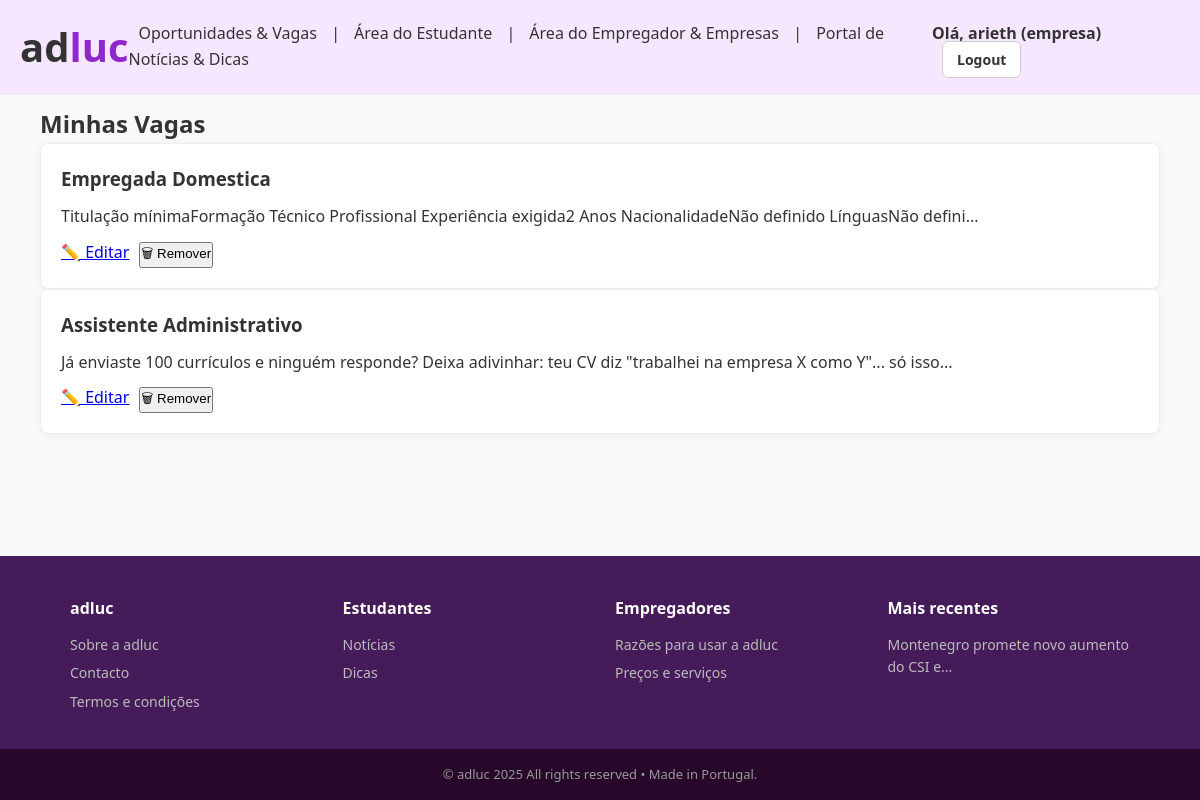
Screenshot of /minhas_vagas (signed in) with the database file from the repository.
### modelos/modelos.py (models this page shows)
class Vaga(db.Model):
    __tablename__ = "vagas"
    id = db.Column(db.Integer, primary_key=True)
    titulo = db.Column(db.String(200), nullable=False)
    categoria = db.Column(db.String(200), nullable=True)
    descricao = db.Column(db.Text, nullable=False)
    cidade = db.Column(db.String(100), nullable=True)
    horario = db.Column(db.String(50), nullable=True)
    tipo = db.Column(db.String(50), nullable=True)
    externa = db.Column(db.Boolean, default=False, nullable=False)
    link_externo = db.Column(db.String(500), nullable=True)
    imagem_externa = db.Column(db.String(500), nullable=True)   # ✅ novo campo
    empresa_id = db.Column(db.Integer, db.ForeignKey("utilizadores.id"), nullable=True)
    empresa = db.relationship("Utilizador", backref="vagas", lazy=True)
    candidaturas = db.relationship("Candidatura", backref="vaga", cascade="all, delete-orphan")
    favoritos = db.relationship("Favorito", backref="vaga", cascade="all, delete-orphan")

class Publicacao(db.Model):
    __tablename__ = "publicacoes"
    id = db.Column(db.Integer, primary_key=True)
    titulo = db.Column(db.String(200), nullable=False)
    autor_id = db.Column(db.Integer, db.ForeignKey("utilizadores.id"), nullable=False)
    autor = db.relationship("Utilizador", backref="publicacoes", lazy=True)
    data_hora = db.Column(db.DateTime, default=datetime.utcnow)
    foto = db.Column(db.String(200), nullable=True)
    conteudo = db.Column(db.Text, nullable=False)
    tipo = db.Column(db.String(20), default="noticia")  # noticia ou dica

### app.py (the view)
@app.route("/minhas_vagas", endpoint="minhas_vagas")
def minhas_vagas():
    if session.get("tipo")!="empresa": return redirect(url_for("login"))
    vagas=Vaga.query.filter_by(empresa_id=session["utilizador_id"]).order_by(Vaga.id.desc()).all()
    return render_template("minhas_vagas.html", vagas=vagas)

### app.py (called while the page is built)
@app.context_processor
def inject_publicacoes_recentes():
    from modelos.modelos import Publicacao
    recentes = Publicacao.query.order_by(Publicacao.data_hora.desc()).limit(3).all()
    return dict(publicacoes_recentes=recentes)

### templates/minhas_vagas.html
{% extends "base.html" %}
{% block conteudo %}
<h2>Minhas Vagas</h2>
<section class="vagas-lista">
  {% for vaga in vagas %}
    <div class="card vaga-card card-link-wrapper">
      <a href="{{ url_for('editar_vaga', vaga_id=vaga.id) }}" class="card-link">
        <h3>{{ vaga.titulo }}</h3>
        <p>{{ vaga.descricao[:120] }}...</p>
      </a>
      <div class="card-actions">
        <a href="{{ url_for('editar_vaga', vaga_id=vaga.id) }}" class="btn btn-primario">✏️ Editar</a>
        <form method="POST" action="{{ url_for('remover_vaga', vaga_id=vaga.id) }}" onsubmit="return confirmarRemocao('Remover esta vaga?')">
          <button type="submit" class="btn btn-perigo">🗑 Remover</button>
        </form>
      </div>
    </div>
  {% else %}
    <p>Sem vagas.</p>
  {% endfor %}
</section>
{% endblock %}

### templates/base.html (shortened to what this page needs)
<!DOCTYPE html>
<html lang="pt">
<head>
  <link rel="stylesheet" href="{{ url_for('static', filename='css/style.css') }}">
</head>
<body class="light">
<header class="site-header">
  <div class="logo">
      <a href="{{ url_for('pagina_inicial') }}" style="text-decoration: none; color:inherit;">
        <span class="logo-ad">ad</span><span class="logo-luc">luc</span>
      </a>
  </div>
<nav class="nav-links" id="nav-menu">
    <a href="{{ url_for('pagina_vagas') }}">Oportunidades & Vagas</a>
    <span> | </span>
    <a href="{{ url_for('pagina_estudante') if session.get('tipo') == 'estudante' else '#' }}">Área do Estudante</a>
    <span> | </span>
    <a href="{{ url_for('pagina_empresa') if session.get('tipo') == 'empresa' else '#' }}">Área do Empregador & Empresas</a>
     <span> | </span>
    <a href="{{ url_for('pagina_conteudos') }}">Portal de Notícias & Dicas</a>
</nav>
  <div class="nav-buttons">
    {% if session.get('utilizador_id') %}
      <span class="user-info">Olá, {{ session.get('nome') }} ({{ session.get('tipo') }})</span>
      <a href="{{ url_for('logout') }}" class="btn btn-outline">Logout</a>
    {% else %}
      <a href="{{ url_for('login') }}" class="btn btn-outline">Iniciar sessão</a>
      <a href="{{ url_for('registo') }}" class="btn btn-azul">Criar conta</a>
    {% endif %}
  </div>
</header>
<main>
  {% block conteudo %}{% endblock %}
</main>
<footer class="site-footer">
  <div class="footer-columns">
    <div class="footer-col">
      <h3 class="footer-logo">adluc</h3>
      <a href="{{ url_for('pagina_sobre') }}">Sobre a adluc</a>
      <a href="{{ url_for('pagina_contactos') }}">Contacto</a>
      <a href="{{ url_for('pagina_termos') }}">Termos e condições</a>
    </div>
    <div class="footer-col">
      <h3>Estudantes</h3>
      <a href="{{ url_for('pagina_noticias') }}">Notícias</a>
      <a href="{{ url_for('pagina_dicas') }}">Dicas</a>
    </div>
    <div class="footer-col">
      <h3>Empregadores</h3>
      <a href="{{ url_for('pagina_razoes') }}">Razões para usar a adluc</a>
      <a href="{{ url_for('pagina_precos') }}">Preços e serviços</a>
    </div>
    <div class="footer-col">
      <h3>Mais recentes</h3>
      {% for pub in publicacoes_recentes %}
        <a href="{{ url_for('detalhe_publicacao', pub_id=pub.id) }}">
          {{ pub.titulo[:40] }}...
        </a>
      {% else %}
        <p style="color:#bbb;font-size:14px;">Sem publicações</p>
      {% endfor %}
    </div>
  </div>
  <div class="footer-bottom">
    © adluc 2025 All rights reserved • Made in Portugal.
  </div>
</footer>
</body>
</html>

### static/css/style.css (style rules this page uses)
html, body { height: 100%; display: flex; flex-direction: column; background: #fbf8fb; }
main { flex: 1; padding: 10px 40px; }
* { margin:0;padding:0;box-sizing:border-box; }
body { font-family:'Segoe UI',Arial,sans-serif;background:#fbf8fb;color:#333;line-height:1.6; }
.site-header { display:flex;justify-content:space-between;align-items:center;padding:15px 20px;background:#f7e6ff;border-bottom:1px solid #eee;position:sticky;top:0;z-index:1000; }
.logo { font-size:40px;font-weight:bold; }
.logo-ad { color:#333; }
.logo-luc { color: #8e28ca; }
.nav-links a { margin:0 12px;color:#333;text-decoration:none;font-weight:500; }
.nav-buttons a { margin-left:10px;text-decoration:none;padding:8px 14px;border-radius:6px;font-weight:600;font-size:14px; }
.btn-outline { border:1px solid #ccc;background:#fff;color:#333; }
.card { background:#fff;padding:20px;border-radius:8px;border:1px solid #eee;box-shadow:0 2px 6px rgba(0,0,0,.05);transition:all .2s ease; }
.card h3 { margin-bottom:10px; }
.card-link { text-decoration:none;color:inherit;display:block; }
.card-actions { margin-top:10px;display:flex;gap:10px; }
.site-footer { background:#451b59;color:#fff;margin-top:40px;padding-top:40px; }
.footer-columns { display:grid;grid-template-columns:repeat(auto-fit,minmax(200px,1fr));gap:30px;max-width:1100px;margin:auto;padding:0 20px 30px; }
.footer-col h3 { margin-bottom:12px;font-size:16px;font-weight:700; }
.footer-logo { font-size:20px;color:#fff; }
.footer-col a { display:block;color:#bbb;margin-bottom:6px;text-decoration:none;font-size:14px; }
.footer-bottom { background:#27072a;color:#999;text-align:center;padding:15px;font-size:13px; }
.user-info { margin-right:12px; font-weight:600; color:#333; }
.nav-links a { margin: 0 10px; color: #333; text-decoration: none; font-weight: 500; }

### rows the page displays
Vaga: titulo "Empregada Domestica", descricao "Titulação mínimaFormação Técnico Profissional Experiência exigida2 Anos NacionalidadeNão definido LínguasNão defini"
Vaga: titulo "Assistente Administrativo", descricao "Já enviaste 100 currículos e ninguém responde? Deixa adivinhar: teu CV diz \"trabalhei na empresa X como Y\"... só isso"
Publicacao: titulo "Montenegro promete novo aumento do CSI e"

### other values shown
{{ session.get('nome') }} "arieth"
{{ session.get('tipo') }} "empresa"
